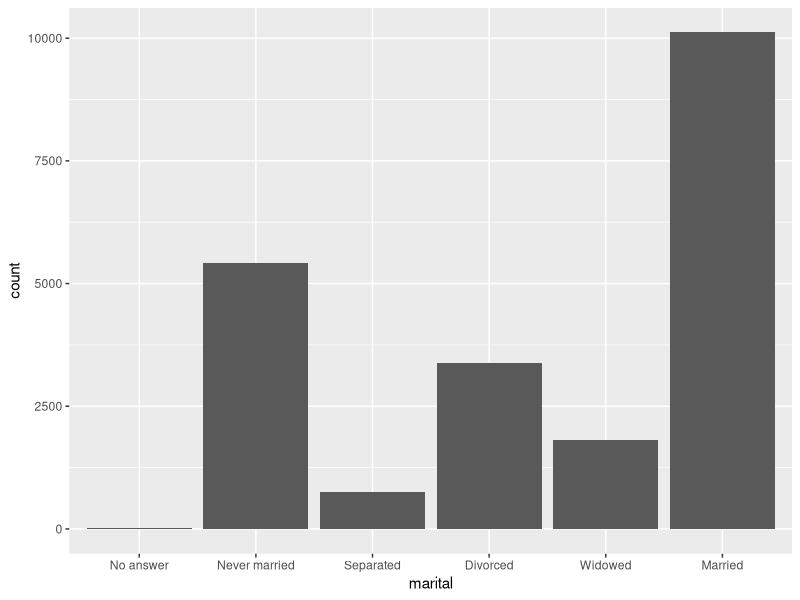
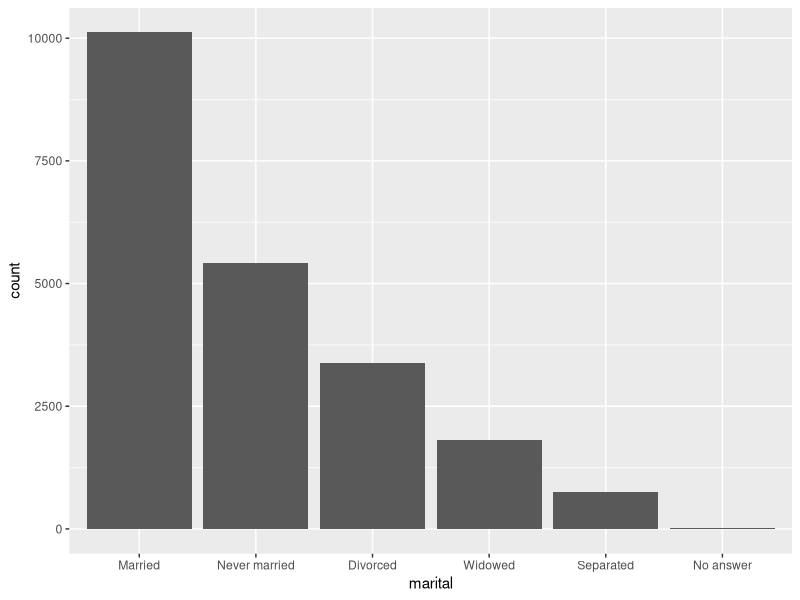
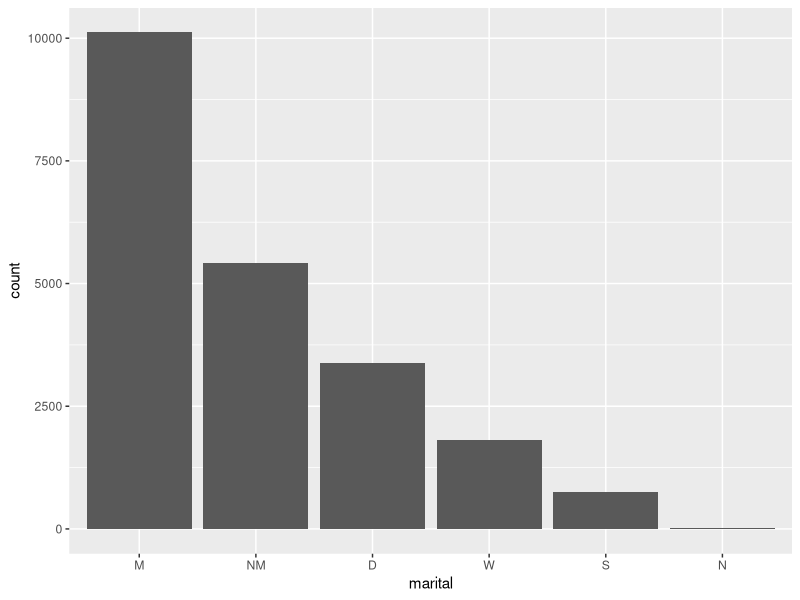
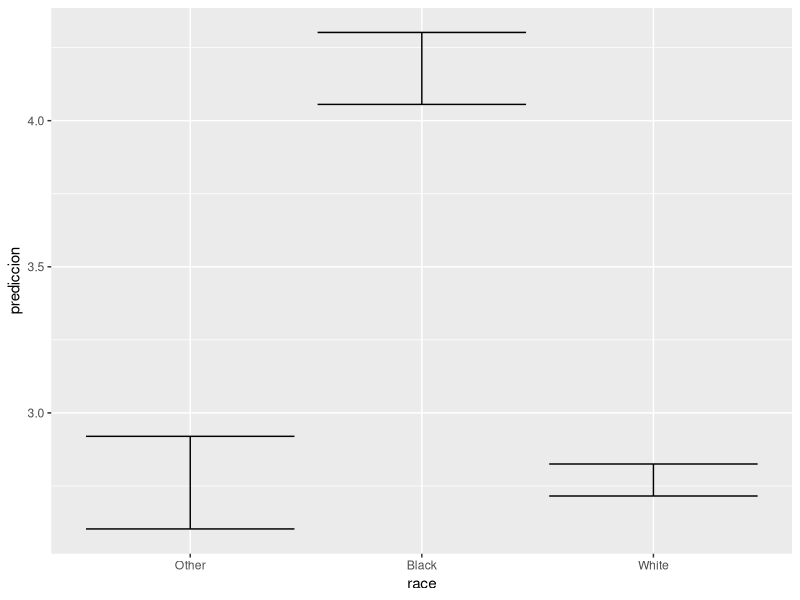

These figures' R source, in order:
library(dplyr)
library(ggplot2)
library(forcats)

data(gss_cat)
head(gss_cat)

maritalg <- gss_cat %>% ggplot()
maritalg <- maritalg + geom_bar(aes(marital))

ggsave('maritalg.png', maritalg)

print(levels(gss_cat$marital))


#Gráfico de barras de factores por orden de frecuencia
gss_cat <- gss_cat %>% mutate(
marital = marital %>% fct_infreq())

maritalg <- gss_cat %>% ggplot()
maritalg <- maritalg + geom_bar(aes(marital))

ggsave('maritalg.png', maritalg)

#
gss_cat <- gss_cat %>% mutate(
marital = fct_recode(marital,
'M' = 'Married',
'NM' = 'Never married',
'D' = 'Divorced',
'W' = 'Widowed',
'S' = 'Separated',
'N' = 'No answer'
))

head(gss_cat)

maritalg <- gss_cat %>% ggplot()
maritalg <- maritalg + geom_bar(aes(marital))

ggsave('maritalg.png', maritalg)
#### Un primer ANOVA
datos <- gss_cat %>% filter(!is.na(tvhours))
head(datos)

fit_aov <- aov(tvhours ~ race, data = datos)
summary(fit_aov)

mi_pred <- predict(fit_aov, se.fit = TRUE)

datos <- datos %>% mutate(tvhourpred = mi_pred$fit,
sefit = mi_pred$se.fit)
head(datos)

aov_dataplot <- datos %>% group_by(race) %>% summarize(
prediccion = mean(tvhourpred),
error = mean(sefit))

head(aov_dataplot)

aov_plot <- aov_dataplot %>% ggplot(aes(
race, prediccion, ymin = prediccion - 2*error, 
ymax = prediccion + 2*error))
aov_plot <- aov_plot + geom_errorbar()

ggsave('aov_plot.png', aov_plot)

mi_vector <- c('a', 'b')
###Bucles o Iteraciones
#for (counter in VECTOR){

for (i in mi_vector){
	print(i)
}

counter <- 0
# while (condicion)
while (counter < 10){
	print(counter)
	counter <- counter + 1
}

#
datos <- as.data.frame(datos)

columnas <- c('year', 'age', 'tvhours')
promedios <- vector()
for (cname in columnas){
	print(mean(datos[,cname], na.rm=T))
}








